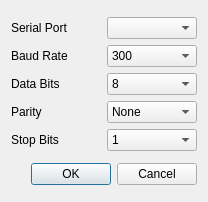
<?xml version="1.0" encoding="UTF-8"?>
<ui version="4.0">
 <class>NewChannel</class>
 <widget class="QDialog" name="NewChannel">
  <property name="geometry">
   <rect>
    <x>0</x>
    <y>0</y>
    <width>208</width>
    <height>202</height>
   </rect>
  </property>
  <property name="sizePolicy">
   <sizepolicy hsizetype="Fixed" vsizetype="Fixed">
    <horstretch>0</horstretch>
    <verstretch>0</verstretch>
   </sizepolicy>
  </property>
  <property name="windowTitle">
   <string>Add New Channel</string>
  </property>
  <layout class="QVBoxLayout" name="verticalLayout_2">
   <item>
    <layout class="QVBoxLayout" name="verticalLayout">
     <item>
      <layout class="QHBoxLayout" name="horizontalLayout_2">
       <item>
        <widget class="QLabel" name="label_2">
         <property name="text">
          <string>Serial Port</string>
         </property>
        </widget>
       </item>
       <item>
        <widget class="QComboBox" name="cmbPort"/>
       </item>
      </layout>
     </item>
     <item>
      <layout class="QHBoxLayout" name="horizontalLayout">
       <item>
        <widget class="QLabel" name="label">
         <property name="text">
          <string>Baud Rate</string>
         </property>
        </widget>
       </item>
       <item>
        <widget class="QComboBox" name="cmbBaudRate">
         <item>
          <property name="text">
           <string>300</string>
          </property>
         </item>
         <item>
          <property name="text">
           <string>600</string>
          </property>
         </item>
         <item>
          <property name="text">
           <string>1200</string>
          </property>
         </item>
         <item>
          <property name="text">
           <string>4800</string>
          </property>
         </item>
         <item>
          <property name="text">
           <string>9600</string>
          </property>
         </item>
         <item>
          <property name="text">
           <string>14400</string>
          </property>
         </item>
         <item>
          <property name="text">
           <string>19200</string>
          </property>
         </item>
         <item>
          <property name="text">
           <string>38400</string>
          </property>
         </item>
         <item>
          <property name="text">
           <string>57600</string>
          </property>
         </item>
         <item>
          <property name="text">
           <string>115200</string>
          </property>
         </item>
        </widget>
       </item>
      </layout>
     </item>
     <item>
      <layout class="QHBoxLayout" name="horizontalLayout_3">
       <item>
        <widget class="QLabel" name="label_3">
         <property name="text">
          <string>Data Bits</string>
         </property>
        </widget>
       </item>
       <item>
        <widget class="QComboBox" name="cmbDataBits">
         <item>
          <property name="text">
           <string>8</string>
          </property>
         </item>
         <item>
          <property name="text">
           <string>7</string>
          </property>
         </item>
        </widget>
       </item>
      </layout>
     </item>
     <item>
      <layout class="QHBoxLayout" name="horizontalLayout_5">
       <item>
        <widget class="QLabel" name="label_5">
         <property name="text">
          <string>Parity</string>
         </property>
        </widget>
       </item>
       <item>
        <widget class="QComboBox" name="cmbParity">
         <item>
          <property name="text">
           <string>None</string>
          </property>
         </item>
         <item>
          <property name="text">
           <string>Even</string>
          </property>
         </item>
         <item>
          <property name="text">
           <string>Odd</string>
          </property>
         </item>
        </widget>
       </item>
      </layout>
     </item>
     <item>
      <layout class="QHBoxLayout" name="horizontalLayout_4">
       <item>
        <widget class="QLabel" name="label_4">
         <property name="text">
          <string>Stop Bits</string>
         </property>
        </widget>
       </item>
       <item>
        <widget class="QComboBox" name="cmbStopBits">
         <item>
          <property name="text">
           <string>1</string>
          </property>
         </item>
         <item>
          <property name="text">
           <string>2</string>
          </property>
         </item>
        </widget>
       </item>
      </layout>
     </item>
    </layout>
   </item>
   <item>
    <widget class="QDialogButtonBox" name="buttonBox_2">
     <property name="orientation">
      <enum>Qt::Horizontal</enum>
     </property>
     <property name="standardButtons">
      <set>QDialogButtonBox::Cancel|QDialogButtonBox::Ok</set>
     </property>
    </widget>
   </item>
  </layout>
 </widget>
 <resources/>
 <connections>
  <connection>
   <sender>buttonBox_2</sender>
   <signal>accepted()</signal>
   <receiver>NewChannel</receiver>
   <slot>accept()</slot>
   <hints>
    <hint type="sourcelabel">
     <x>103</x>
     <y>181</y>
    </hint>
    <hint type="destinationlabel">
     <x>103</x>
     <y>100</y>
    </hint>
   </hints>
  </connection>
  <connection>
   <sender>buttonBox_2</sender>
   <signal>rejected()</signal>
   <receiver>NewChannel</receiver>
   <slot>reject()</slot>
   <hints>
    <hint type="sourcelabel">
     <x>103</x>
     <y>181</y>
    </hint>
    <hint type="destinationlabel">
     <x>103</x>
     <y>100</y>
    </hint>
   </hints>
  </connection>
 </connections>
</ui>
